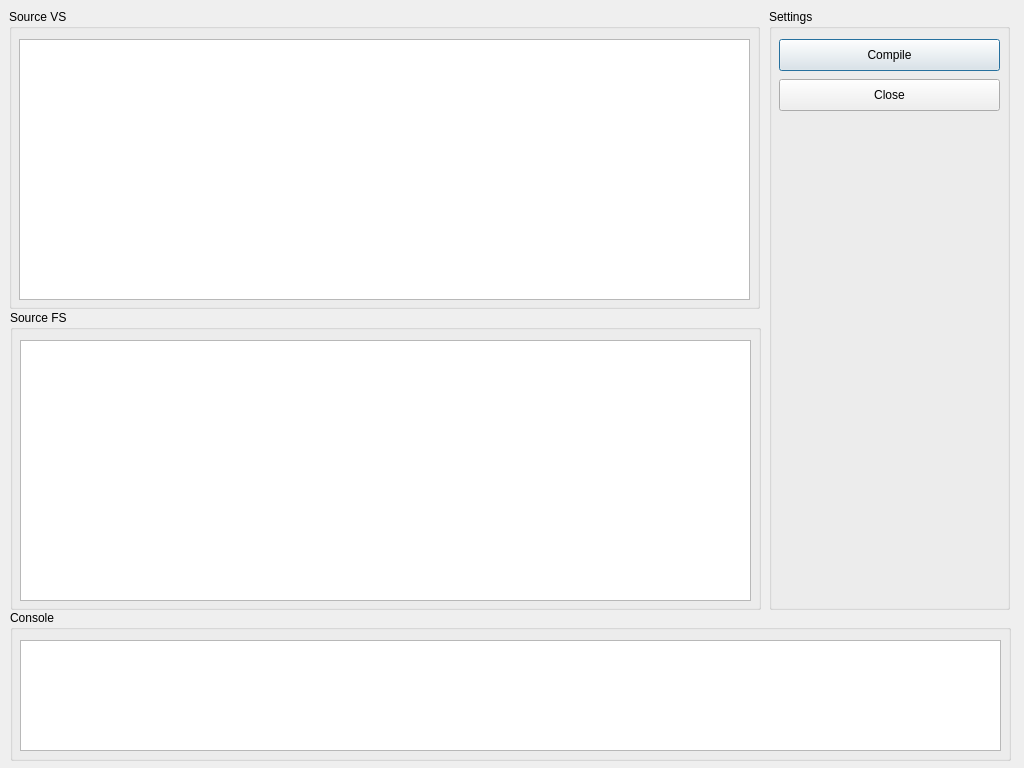
<?xml version="1.0" encoding="UTF-8"?>
<ui version="4.0">
 <class>CShaderCompileGUI</class>
 <widget class="QDialog" name="CShaderCompileGUI">
  <property name="windowModality">
   <enum>Qt::ApplicationModal</enum>
  </property>
  <property name="geometry">
   <rect>
    <x>0</x>
    <y>0</y>
    <width>1024</width>
    <height>768</height>
   </rect>
  </property>
  <property name="maximumSize">
   <size>
    <width>1024</width>
    <height>768</height>
   </size>
  </property>
  <property name="windowTitle">
   <string>Dialog</string>
  </property>
  <widget class="QGroupBox" name="groupBox">
   <property name="geometry">
    <rect>
     <x>9</x>
     <y>9</y>
     <width>751</width>
     <height>300</height>
    </rect>
   </property>
   <property name="title">
    <string>Source VS</string>
   </property>
   <widget class="QPlainTextEdit" name="source_vs">
    <property name="geometry">
     <rect>
      <x>10</x>
      <y>30</y>
      <width>731</width>
      <height>261</height>
     </rect>
    </property>
    <property name="font">
     <font>
      <family>Menlo</family>
      <pointsize>11</pointsize>
     </font>
    </property>
   </widget>
  </widget>
  <widget class="QGroupBox" name="groupBox_2">
   <property name="geometry">
    <rect>
     <x>10</x>
     <y>310</y>
     <width>751</width>
     <height>300</height>
    </rect>
   </property>
   <property name="title">
    <string>Source FS</string>
   </property>
   <widget class="QPlainTextEdit" name="source_fs">
    <property name="geometry">
     <rect>
      <x>10</x>
      <y>30</y>
      <width>731</width>
      <height>261</height>
     </rect>
    </property>
    <property name="font">
     <font>
      <family>Menlo</family>
      <pointsize>11</pointsize>
     </font>
    </property>
   </widget>
  </widget>
  <widget class="QGroupBox" name="groupBox_3">
   <property name="geometry">
    <rect>
     <x>10</x>
     <y>610</y>
     <width>1001</width>
     <height>151</height>
    </rect>
   </property>
   <property name="title">
    <string>Console</string>
   </property>
   <widget class="QPlainTextEdit" name="console">
    <property name="geometry">
     <rect>
      <x>10</x>
      <y>30</y>
      <width>981</width>
      <height>111</height>
     </rect>
    </property>
    <property name="font">
     <font>
      <family>Menlo</family>
      <pointsize>11</pointsize>
     </font>
    </property>
   </widget>
  </widget>
  <widget class="QGroupBox" name="groupBox_4">
   <property name="geometry">
    <rect>
     <x>769</x>
     <y>9</y>
     <width>241</width>
     <height>601</height>
    </rect>
   </property>
   <property name="title">
    <string>Settings</string>
   </property>
   <widget class="QPushButton" name="btn_compile">
    <property name="geometry">
     <rect>
      <x>10</x>
      <y>30</y>
      <width>221</width>
      <height>32</height>
     </rect>
    </property>
    <property name="text">
     <string>Compile</string>
    </property>
   </widget>
   <widget class="QPushButton" name="btn_close">
    <property name="geometry">
     <rect>
      <x>10</x>
      <y>70</y>
      <width>221</width>
      <height>32</height>
     </rect>
    </property>
    <property name="text">
     <string>Close</string>
    </property>
   </widget>
  </widget>
 </widget>
 <resources/>
 <connections/>
</ui>
